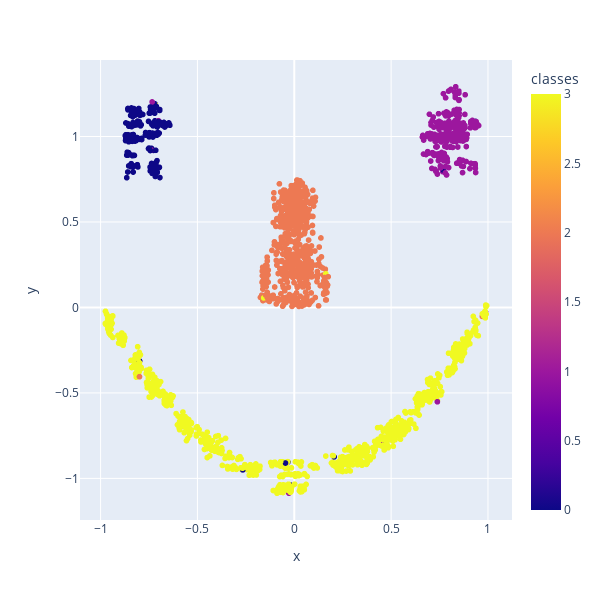

The cell this chart's notebook holds for it:
### Code cell
fig = px.scatter(gen, x = 'x', y = 'y', color = 'classes', width = 600, height = 600)
fig

### Figure 1 — Plotly figure (JSON) as saved in the notebook; plotly's stock layout.template omitted (floating-point values rounded to 4 significant figures; data arrays with more than 128 entries replaced by an {"elided": "..."} marker saying what was removed)
{"data": [{"hovertemplate": "x=%{x}<br>y=%{y}<br>classes=%{marker.color}<extra></extra>", "legendgroup": "", "marker": {"color": {"elided": "2000 int values"}, "coloraxis": "coloraxis", "symbol": "circle"}, "mode": "markers", "name": "", "showlegend": false, "type": "scattergl", "x": {"elided": "2000 float values"}, "xaxis": "x", "y": {"elided": "2000 float values"}, "yaxis": "y"}], "layout": {"coloraxis": {"colorbar": {"title": {"text": "classes"}}, "colorscale": [[0, "#0d0887"], [0.1111, "#46039f"], [0.2222, "#7201a8"], [0.3333, "#9c179e"], [0.4444, "#bd3786"], [0.5556, "#d8576b"], [0.6667, "#ed7953"], [0.7778, "#fb9f3a"], [0.8889, "#fdca26"], [1, "#f0f921"]]}, "height": 600, "legend": {"tracegroupgap": 0}, "margin": {"t": 60}, "width": 600, "xaxis": {"anchor": "y", "autorange": true, "domain": [0, 1], "range": [-1.107, 1.124], "title": {"text": "x"}, "type": "linear"}, "yaxis": {"anchor": "x", "autorange": true, "domain": [0, 1], "range": [-1.243, 1.447], "title": {"text": "y"}, "type": "linear"}}}
